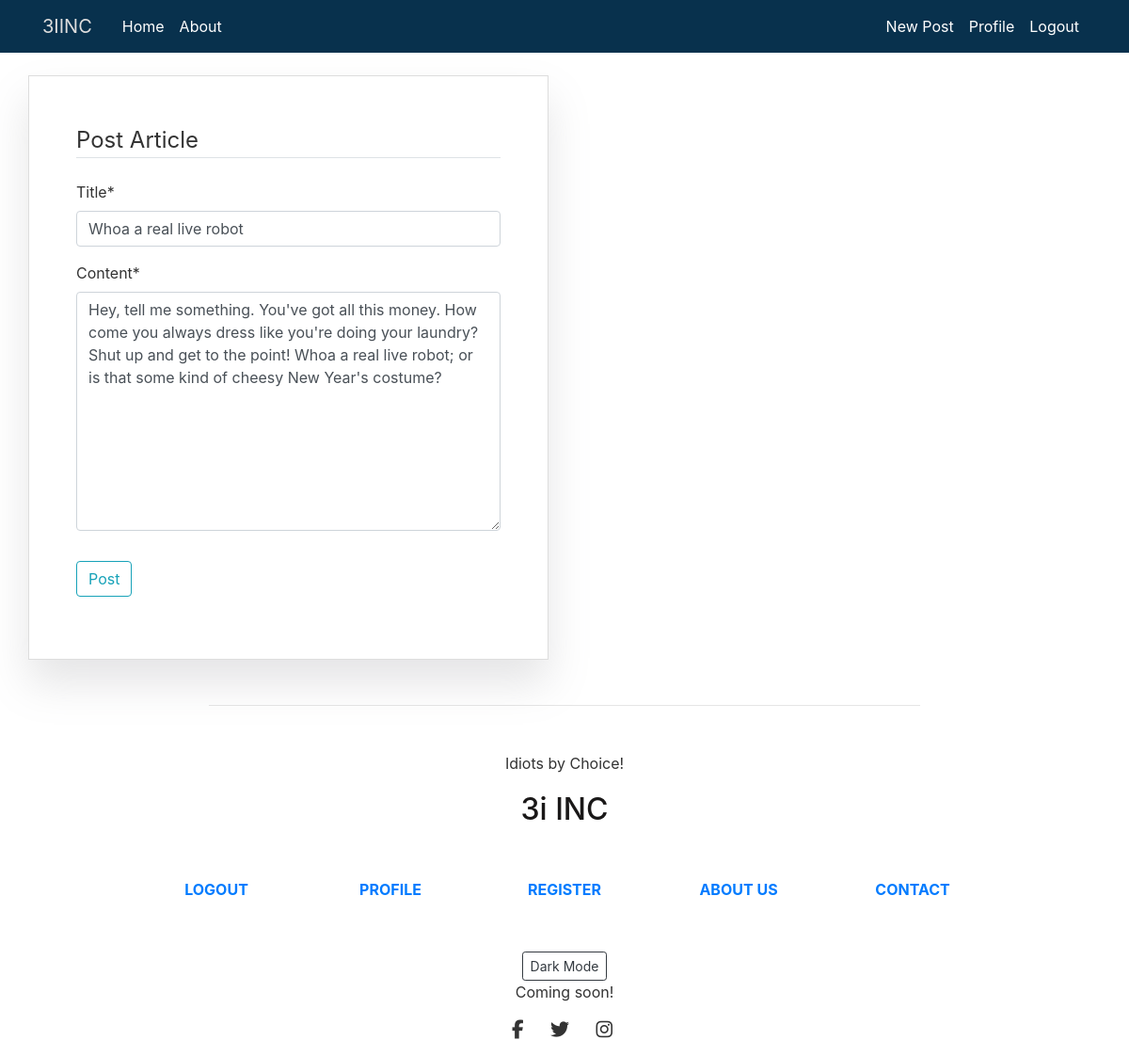
Screenshot of /post/15/update/ (signed in) with the database file from the repository.
### blog/models.py (models this page shows, shortened)
class Post(models.Model):
    title = models.CharField(max_length=100)
    subtitle = models.CharField(max_length=140, default='SOME STRING')
    content = models.TextField()
    date_posted = models.DateTimeField(default=timezone.now)
    author = models.ForeignKey(User, on_delete=models.CASCADE)

### blog/views.py (the view, shortened to what this page needs)
# urls.py: path('post/<int:pk>/update/', PostUpdateView.as_view(), name="post-update"),
class PostUpdateView(LoginRequiredMixin, UserPassesTestMixin, UpdateView):
    model = Post
    fields = ['title', 'content']
    def test_func(self):
        post = self.get_object()
        if self.request.user == post.author:
            return True
        return False

### blog/templates/blog/post_form.html (shortened to what this page needs)
{% extends "blog/base.html" %}
{% load crispy_forms_tags %}
{% block content %}
    <div class="content-section-form">
        <form method="POST">
            <fieldset class="form-group">
                <legend class="border-bottom mb-4">
                    Post Article
                </legend>
                {{ form|crispy }}
            </fieldset>
            <div class="form-group">
                <button class="btn btn-outline-info" type="submit">
                    Post
                </button>
            </div>
        </form>
    </div>
{% endblock content %}

### blog/static/blog/main.css (style rules this page uses)
body { color: #333333; margin-top: 5rem; font-family: -apple-system, BlinkMacSystemFont, 'Segoe UI', Roboto, Oxygen, Ubuntu, Cantarell, 'Open Sans', 'Helvetica Neue', sans-serif; }
.content-section-form { padding: 50px; border: 1px solid #dddddd; box-shadow: 0px 25px 42px rgba(125, 123, 128, 0.2); align-items: center; justify-content: center; }

### rows the page displays
Post: title "Whoa a real live robot", content "Hey, tell me something. You've got all this money. How come you always dress like you're doing your laundry? Shut up and get to the point! Whoa a real live robot; or is that some kind of cheesy New Year's costume?"
